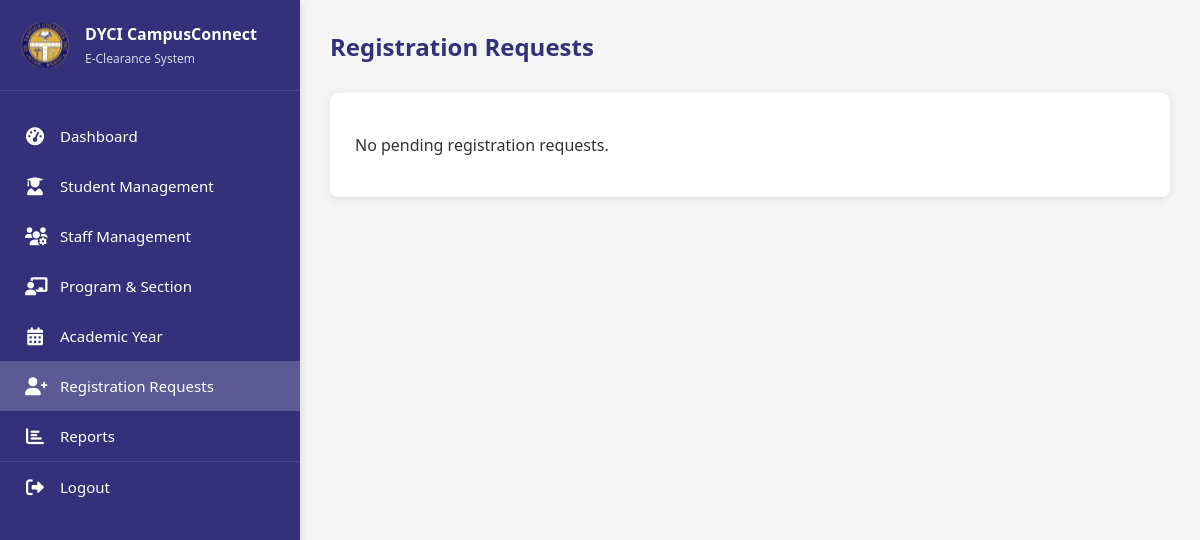
The app's page /pages/registration_requests.php (signed in), older data.
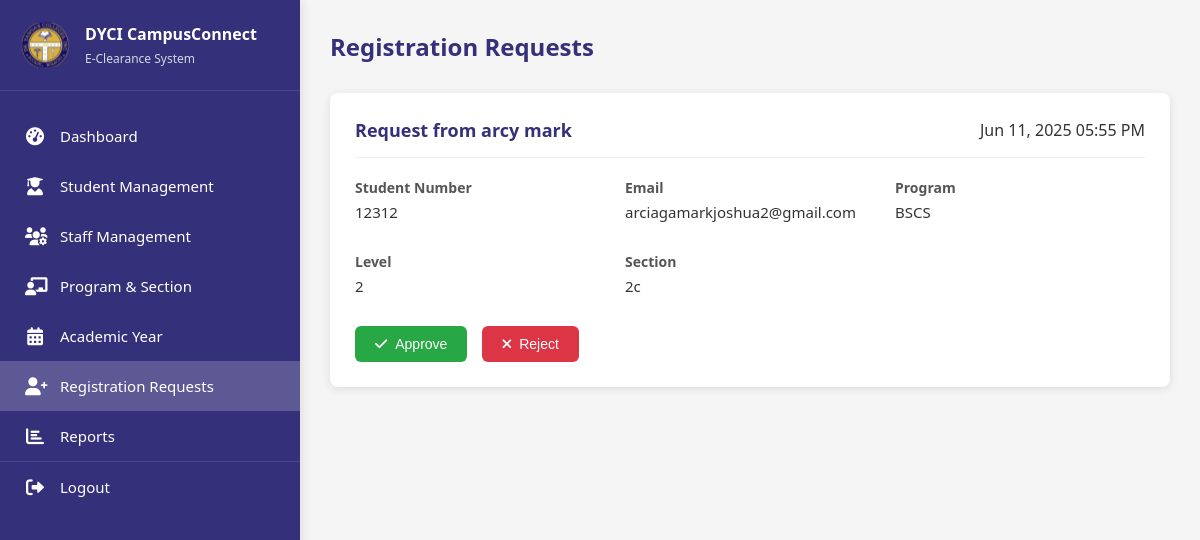
The same page, newer data.
### tables this page shows
CREATE TABLE `registration_requests` (
  `request_id` int(11) NOT NULL,
  `studentNo` varchar(20) NOT NULL,
  `email` varchar(100) NOT NULL,
  `lastName` varchar(50) NOT NULL,
  `firstName` varchar(50) NOT NULL,
  `middleName` varchar(50) DEFAULT NULL,
  `programCode` varchar(10) NOT NULL,
  `level` int(11) NOT NULL,
  `sectionCode` varchar(10) NOT NULL,
  `academicYear` varchar(20) NOT NULL,
  `semester` varchar(20) NOT NULL,
  `password_hash` varchar(255) NOT NULL,
  `status` enum('Pending','Approved','Rejected') NOT NULL DEFAULT 'Pending',
  `request_date` datetime NOT NULL,
  `processed_date` datetime DEFAULT NULL,
  `processed_by` int(11) DEFAULT NULL,
  `notes` text DEFAULT NULL
);

### pages/registration_requests.php (the view, shortened to what this page needs)
<?php
require_once "../includes/db_connect.php";
$query = "SELECT r.*, CONCAT(s.LastName, ', ', s.FirstName) as processed_by_name
          FROM registration_requests r
          LEFT JOIN staff s ON r.processed_by = s.StaffID
          WHERE r.status = 'Pending'
          ORDER BY r.request_date DESC";
$result = $conn->query($query);
?>
<!DOCTYPE html>
<html lang="en">
<head>
    <link rel="stylesheet" href="https://cdnjs.cloudflare.com/ajax/libs/font-awesome/6.0.0/css/all.min.css">
</head>
<body>
    <nav class="sidebar">
        <div class="logo-container">
            <img src="../assets/dyci_logo.svg" alt="DYCI Logo" class="logo">
            <div class="logo-text">
                <h2>DYCI CampusConnect</h2>
                <p>E-Clearance System</p>
            </div>
        </div>
        <ul>
            <li><a href="dashboard.php"><i class="fas fa-tachometer-alt icon"></i> Dashboard</a></li>
            <li><a href="student_management.php"><i class="fas fa-user-graduate icon"></i> Student Management</a></li>
            <li><a href="staff_management.php"><i class="fas fa-users-cog icon"></i> Staff Management</a></li>
            <li><a href="program_section.php"><i class="fas fa-chalkboard-teacher icon"></i> Program & Section</a></li>
            <li><a href="academicyear.php"><i class="fas fa-calendar-alt icon"></i> Academic Year</a></li>
            <li class="active"><a href="registration_requests.php"><i class="fas fa-user-plus icon"></i> Registration Requests</a></li>
            <li><a href="reports.php"><i class="fas fa-chart-bar icon"></i> Reports</a></li>
            <li class="logout"><a href="../includes/logout.php"><i class="fas fa-sign-out-alt icon"></i> Logout</a></li>
        </ul>
    </nav>
    <div class="container">
        <div class="page-header">
            <h1>Registration Requests</h1>
        </div>
        <?php if ($result->num_rows > 0): ?>
            <?php while($request = $result->fetch_assoc()): ?>
                <div class="request-card">
                    <div class="request-header">
                        <h3>Request from <?php echo htmlspecialchars($request['firstName'] . ' ' . $request['lastName']); ?></h3>
                        <span class="request-date"><?php echo date('M d, Y h:i A', strtotime($request['request_date'])); ?></span>
                    </div>
                    <div class="request-info">
                        <div class="info-group">
                            <div class="info-label">Student Number</div>
                            <div class="info-value"><?php echo htmlspecialchars($request['studentNo']); ?></div>
                        </div>
                        <div class="info-group">
                            <div class="info-label">Email</div>
                            <div class="info-value"><?php echo htmlspecialchars($request['email']); ?></div>
                        </div>
                        <div class="info-group">
                            <div class="info-label">Program</div>
                            <div class="info-value"><?php echo htmlspecialchars($request['programCode']); ?></div>
                        </div>
                        <div class="info-group">
                            <div class="info-label">Level</div>
                            <div class="info-value"><?php echo htmlspecialchars($request['level']); ?></div>
                        </div>
                        <div class="info-group">
                            <div class="info-label">Section</div>
                            <div class="info-value"><?php echo htmlspecialchars($request['sectionCode']); ?></div>
                        </div>
                    </div>
                    <div class="request-actions">
                        <button class="btn btn-approve" onclick="showModal('approve', <?php echo $request['request_id']; ?>)">
                            <i class="fas fa-check"></i> Approve
                        </button>
                        <button class="btn btn-reject" onclick="showModal('reject', <?php echo $request['request_id']; ?>)">
                            <i class="fas fa-times"></i> Reject
                        </button>
                    </div>
                </div>
            <?php endwhile; ?>
        <?php else: ?>
            <div class="request-card">
                <p>No pending registration requests.</p>
            </div>
        <?php endif; ?>
    </div>
</body>
</html>

Row changes from the older to the newer data that the page shows:
added registration_requests: firstName+lastName "arcy mark", request_date "Jun 11, 2025 05:55 PM", studentNo "12312", email "arciagamarkjoshua2@gmail.com", programCode "BSCS", level "2", sectionCode "2c"
Text that changed along with them:
text no longer shown: "No pending registration requests."
